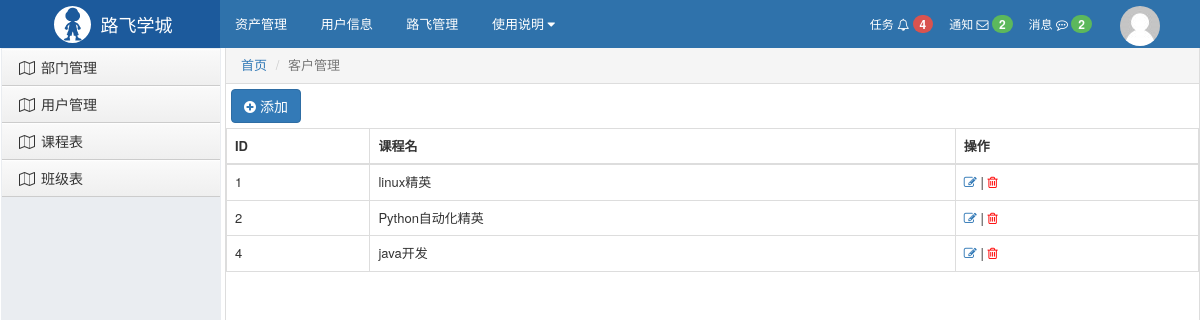
The page /crm/course/list/ on the database its author committed.
### crm/models.py (models this page shows, shortened)
class Course(models.Model):
    title = models.CharField(verbose_name='课程名称',max_length=32)

### crm/views/courses.py (the view)
def course_list(request):
    course_queryset = models.Course.objects.all()
    return render(request,'course_list.html',{'course_queryset':course_queryset})

### crm/templates/course_list.html
{% extends 'layout.html' %}
{% block content %}
    <div style="margin: 5px;">
        <a href="/crm/course/add/" class="btn btn-primary"><i class="fa fa-plus-circle" aria-hidden="true"></i> 添加</a>
    </div>
<table class="table table-bordered">
        <thead>
            <tr>
                <th>ID</th>
                <th>课程名</th>
                <th>操作</th>
            </tr>
        </thead>
        <tbody>
        {% for row in course_queryset %}
                <tr>
                    <td>{{ row.id }}</td>
                    <td>{{ row.title }}</td>
                    <td>
                        <a href="/crm/course/edit/{{ row.id }}/"><i class="fa fa-pencil-square-o" aria-hidden="true"></i></a>
                        |
                        <a href="/crm/course/del/{{ row.id }}/" style="color: red;"><i class="fa fa-trash-o" aria-hidden="true"></i></a>
                    </td>
                </tr>
        {% endfor %}
        </tbody>
</table>
{% endblock %}

### crm/static/css/commons.css (style rules this page uses)
body { margin: 0; }

### crm/templates/layout.html (style rules this page uses)
body { margin: 0; }

### rows shown on the page
Course: id "1", title "linux精英"
Course: id "2", title "Python自动化精英"
Course: id "4", title "java开发"
